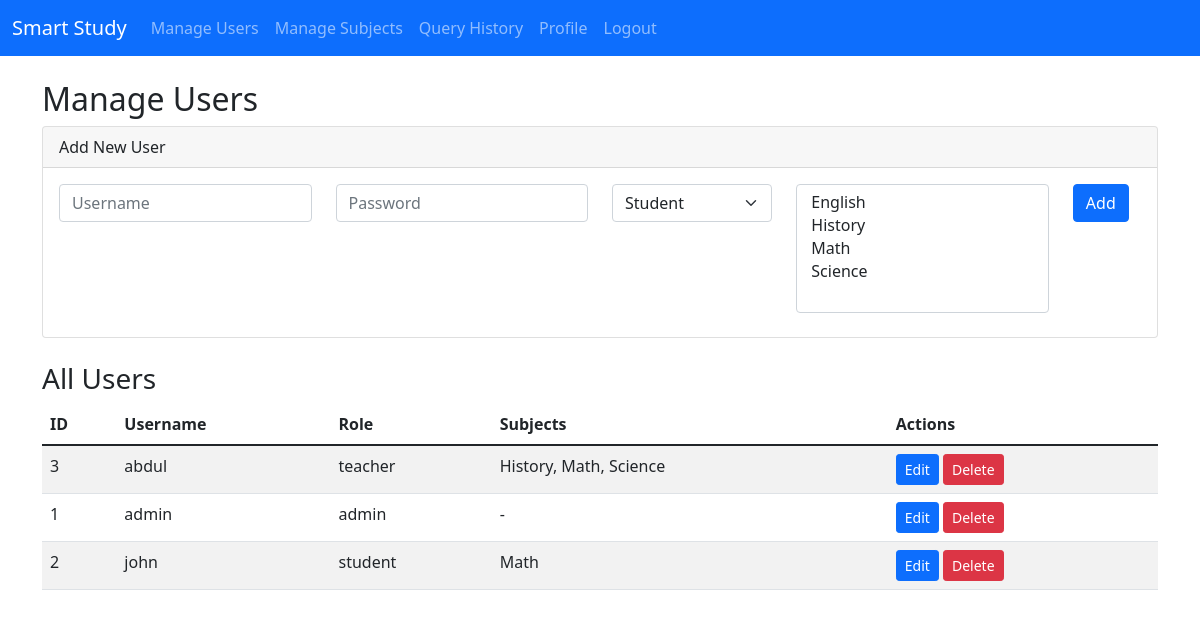
Page /admin (signed in) on the earlier database version.
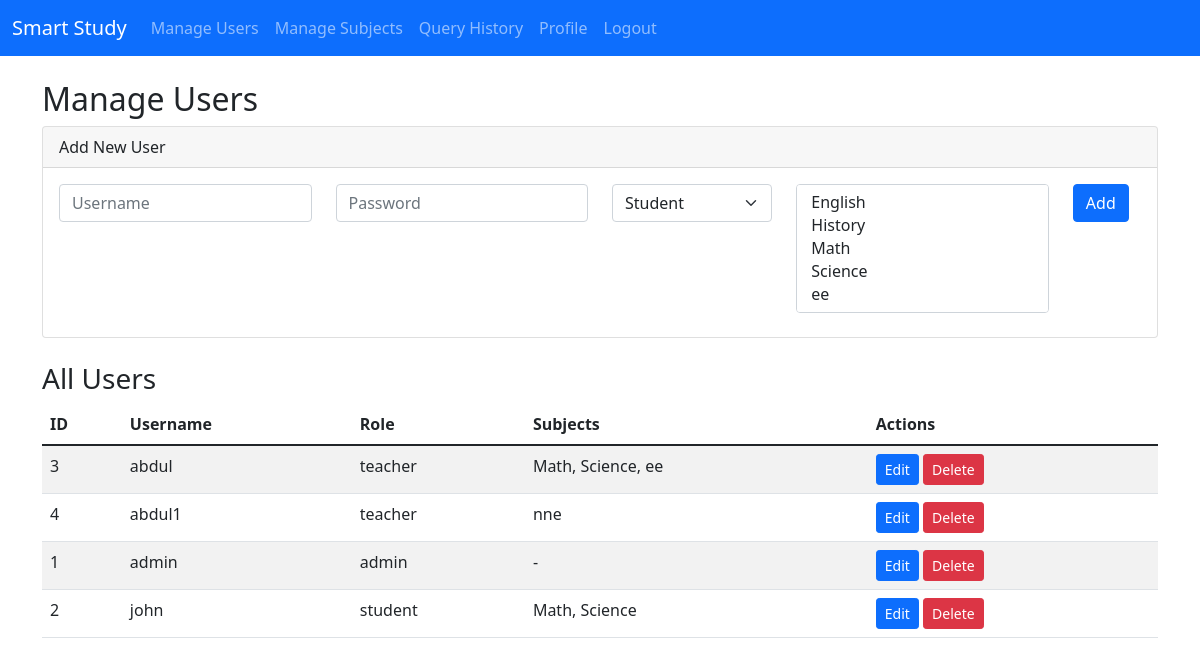
Same page on the later database version.
### tables this page shows
CREATE TABLE users (
        id INTEGER PRIMARY KEY AUTOINCREMENT,
        username TEXT UNIQUE NOT NULL,
        password_hash TEXT NOT NULL,
        role TEXT NOT NULL DEFAULT 'student'
    );

CREATE TABLE subjects (
        id INTEGER PRIMARY KEY AUTOINCREMENT,
        name TEXT UNIQUE NOT NULL
    );

### app.py (the view, shortened to what this page needs)
@app.route('/admin', methods=['GET', 'POST'])
@admin_required
def admin():
    users = get_all_users()
    subjects = get_subjects()
    for user in users:
        user_subjects = get_user_subjects(user['id'])
        user['subjects'] = user_subjects
        user['subject_ids'] = [s['id'] for s in user_subjects]
    return render_template('admin.html', users=users, subjects=subjects)

### database/db.py (called while the page is built)
def get_db_connection():
    return sqlite3.connect(DATABASE)

def get_all_users():
    try:
        conn = get_db_connection()
        c = conn.cursor()
        c.execute('SELECT id, username, role FROM users ORDER BY username')
        rows = c.fetchall()
        conn.close()
        users = []
        for r in rows:
            users.append({'id': r[0], 'username': r[1], 'role': r[2]})
        return users
    except:
        return []

def get_subjects():
    try:
        conn = get_db_connection()
        cursor = conn.cursor()
        cursor.execute('SELECT * FROM subjects ORDER BY name')
        rows = cursor.fetchall()
        conn.close()
        subjects = []
        for r in rows:
            subjects.append({'id': r[0], 'name': r[1]})
        return subjects
    except:
        return []

def get_user_subjects(user_id):
    try:
        conn = get_db_connection()
        cursor = conn.cursor()
        cursor.execute('SELECT s.id, s.name FROM subjects s JOIN user_subjects us ON s.id = us.subject_id WHERE us.user_id = ? ORDER BY s.name', (user_id,))
        rows = cursor.fetchall()
        conn.close()
        subjects = []
        for r in rows:
            subjects.append({'id': r[0], 'name': r[1]})
        return subjects
    except:
        return []

### utils/auth.py (called while the page is built)
def admin_required(f):
	@wraps(f)
	def wrapper(*args, **kwargs):
		if 'user_id' not in session or session.get('role') != 'admin':
			flash('Access denied', 'error')
			return redirect(url_for('login'))
		return f(*args, **kwargs)
	return wrapper

### templates/admin.html (shortened to what this page needs)
{% extends "base.html" %}
{% block content %}
<h2>Manage Users</h2>
<div class="card mb-4">
    <div class="card-header">Add New User</div>
    <div class="card-body">
        <form method="POST">
            <div class="row">
                <div class="col-md-3">
                    <input type="text" name="username" class="form-control mb-2" placeholder="Username" required>
                </div>
                <div class="col-md-3">
                    <input type="password" name="password" class="form-control mb-2" placeholder="Password" required>
                </div>
                <div class="col-md-2">
                    <select name="role" class="form-select mb-2" required>
                        <option value="student">Student</option>
                    </select>
                </div>
                <div class="col-md-3">
                    <select name="subject_ids" class="form-select mb-2" multiple size="5" style="overflow-y: auto;">
                        {% for subject in subjects %}
                            <option value="{{ subject.id }}">{{ subject.name }}</option>
                        {% endfor %}
                    </select>
                </div>
                <div class="col-md-1">
                    <button type="submit" class="btn btn-primary">Add</button>
                </div>
            </div>
        </form>
    </div>
</div>
<h3>All Users</h3>
<table class="table table-striped">
    <thead>
        <tr>
            <th>ID</th>
            <th>Username</th>
            <th>Role</th>
            <th>Subjects</th>
            <th>Actions</th>
        </tr>
    </thead>
    <tbody>
        {% for user in users %}
        <tr>
            <td>{{ user.id }}</td>
            <td>{{ user.username }}</td>
            <td>{{ user.role }}</td>
            <td>
                {% if user.subjects %}
                    {% for subj in user.subjects %}{{ subj.name }}{% if not loop.last %}, {% endif %}{% endfor %}
                {% else %}
                    -
                {% endif %}
            </td>
            <td>
                <button type="button" class="btn btn-sm btn-primary" data-bs-toggle="modal" data-bs-target="#editUserModal{{ user.id }}">Edit</button>
                <a href="{{ url_for('delete_user_route', user_id=user.id) }}" class="btn btn-sm btn-danger" onclick="return confirm('Are you sure?')">Delete</a>
            </td>
        </tr>
        {% endfor %}
    </tbody>
</table>
{% endblock %}

### templates/base.html (shortened to what this page needs)
<!DOCTYPE html>
<html lang="en">
<head>
    <link href="https://cdn.jsdelivr.net/npm/bootstrap@5.1.3/dist/css/bootstrap.min.css" rel="stylesheet">
</head>
<body>
    <nav class="navbar navbar-expand-lg navbar-dark bg-primary">
        <div class="container-fluid">
            <a class="navbar-brand" href="/">Smart Study</a>
            <div class="collapse navbar-collapse" id="navbarNav">
                <ul class="navbar-nav me-auto">
                    {% if session.user_id %}
                        {% if session.role == 'admin' %}
                            <li class="nav-item"><a class="nav-link" href="{{ url_for('admin') }}">Manage Users</a></li>
                            <li class="nav-item"><a class="nav-link" href="{{ url_for('manage_subjects') }}">Manage Subjects</a></li>
                            <li class="nav-item"><a class="nav-link" href="{{ url_for('query_history') }}">Query History</a></li>
                        {% endif %}
                        <li class="nav-item"><a class="nav-link" href="{{ url_for('profile') }}">Profile</a></li>
                        <li class="nav-item"><a class="nav-link" href="{{ url_for('logout') }}">Logout</a></li>
                    {% endif %}
                </ul>
            </div>
        </div>
    </nav>
    <div class="container mt-4">
        {% block content %}{% endblock %}
    </div>
</body>
</html>

Differences in the rows shown:
computed for users "abdul": loses subjects ({{ subject.id }} 4 (drawn), name "History")
shown differently, row unchanged: subjects "Math": now shows ","
shown differently, row unchanged: subjects "Science": now shows ","
added subjects: {{ subject.id }} 6 (drawn), name "ee", shown under users "abdul"
added users: id "4", username "abdul1", role "teacher"
added subjects: {{ subject.id }} 5 (drawn), name "nne"
computed for users "john": gains subjects ({{ subject.id }} 2 (drawn), name "Science")
Other differences:
form field subject_ids: "English / History / Math / Science" → "English / History / Math / Science / ee"
